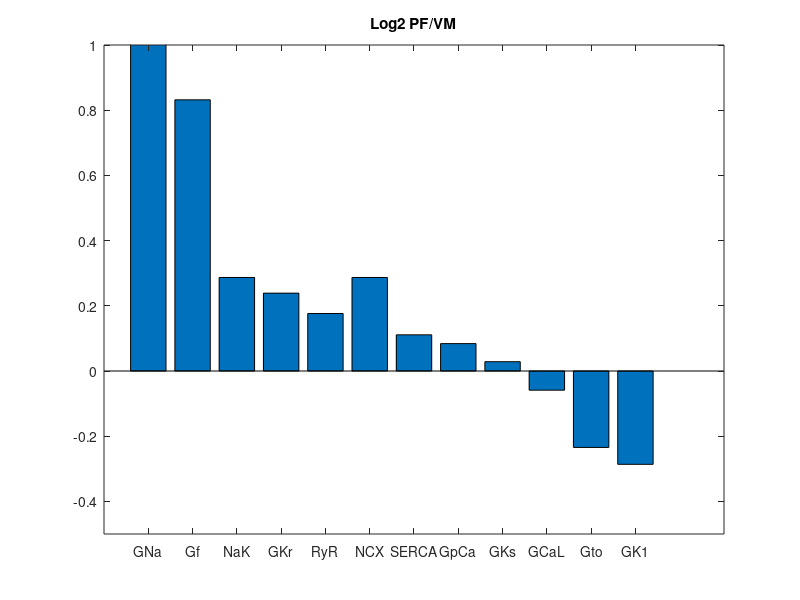

This figure's MATLAB source: (Note: this script raises an error after producing the figure.)
clear
close all

% %% Main conductances to be changed:
% % OBS: The numbers multipling the conductance were calculated from RNA-Seq data
% GNa = optimparams(1)*2.37 ; % S/F
% GK1 = optimparams(2)*0.82 ; % S/F
% GKr = optimparams(3)*1.18 ; % S/F
% GKs = optimparams(4)*1.02 ; % S/F
% Gto = optimparams(5)*0.85 ; % S/F
% GCaL = optimparams(6)*0.96 ; % m^3 /(Fxs)
% KNaCA = optimparams(7)*1.22 ; % A/F
% PNaK = optimparams(8)*1.22 ; % A/F
% GpCa = optimparams(9)*1.06 ; % A/F
% GbNa = optimparams(10) ; % S/F
% GbCa = optimparams(11) ; % S/F
% G_RyR = optimparams(12)*1.13 ;
% Vmaxup = optimparams(13)*1.08;
% Vleak = optimparams(14) ; % (1/s)
% Gf = optimparams(15)*1.78; % S/F

% log scaling multipliers
logfactor = 2 ;
GNa = 2.37 ; % S/F
GK1 = 0.82 ; % S/F
GKr = 1.18 ; % S/F
GKs = 1.02 ; % S/F
Gto = 0.85 ; % S/F
GCaL = 0.96 ; % m^3 /(Fxs)
KNaCA = 1.22 ; % A/F
PNaK = 1.22 ; % A/F
GpCa = 1.06 ; % A/F
GbNa = 1 ; % S/F
GbCa = 1 ; % S/F
G_RyR = 1.13 ;
Vmaxup = 1.08 ;
Vleak = 1 ; % (1/s)
Gf = 1.78 ; % S/F

parameternames = {'GNa', 'Gf', 'NaK', 'GKr', 'RyR', 'NCX', 'SERCA', 'GpCa', 'GKs', 'GCaL', 'Gto', 'GK1'} ;
scalefactors = [GNa, Gf, PNaK, GKr, G_RyR, KNaCA, Vmaxup, GpCa, GKs, GCaL, Gto, GK1] ;
logscalefactors = zeros(1, length(scalefactors)) ;

for i=1:length(scalefactors)
    logscalefactors(i) = log2(scalefactors(i)) ;
end

bar(logscalefactors)
xticks(1:length(parameternames))
xticklabels(parameternames)
xtickangle(45)
ylim([-0.5 1])
title(['Log' num2str(logfactor) ' PF/VM'])

%% Parameter estimates PF vs VM - run by run
clear

logfactor = 2 ;
Kernik_baseline_names = {'GNa', 'Gf', 'GCaL', 'Gto', 'GKs', 'GKr', 'GK1', 'GpCa', 'GbNa', 'GbCa', 'GUp', 'Grel', 'GNCX', 'GNaK', 'Gleak', 'GCaT'} ;
Kernik_baseline_conds = [9.720613409241, 0.0435, 0.308027691379, 0.1178333333333, 0.0077, 0.218025, 0.133785777797606, 0.2625, 4.35e-04, 3.6704e-04, 1.105e-04, 12.5, 1100, 2.4761, 1.6e-06, 0.185] ;

PF_folders = uigetfile_n_dir([pwd, '/GA/Results'], 'Select DIRECTORY/IES containing PF results') ;
VM_folders = uigetfile_n_dir([pwd, '/GA/Results'], 'Select DIRECTORY/IES containing VM results') ;

PF_VM = zeros(length(PF_folders), length(Kernik_baseline_conds)) ;
for i=1:length(PF_folders)
    load([PF_folders{i}, '/minoptimparams.mat'], 'minoptimparams')
    PF_scaling = logfactor.^minoptimparams ;
    PF_conds = PF_scaling .* Kernik_baseline_conds ;

    load([VM_folders{i}, '/minoptimparams.mat'], 'minoptimparams')
    VM_scaling = logfactor.^minoptimparams ;
    VM_conds = VM_scaling .* Kernik_baseline_conds ;

    PF_VM(i, :) = PF_conds ./ VM_conds ;
end

figure
subplot(1,2,1)
hold on
ylabel('ln(PF/VM)')
title('Parameter estimates')
plot(1:length(Kernik_baseline_names), log(PF_VM), 'k*')
bar(median(log(PF_VM)))
xticks(1:length(Kernik_baseline_names))
xticklabels(Kernik_baseline_names)
xtickangle(45)
% ylim([-0.5 1])

subplot(1,2,2)
hold on
title('Gene expression')
ylabel('ln(PF/VM)')
GNa = 2.37 ; % S/F
GK1 = 0.82 ; % S/F
GKr = 1.18 ; % S/F
GKs = 1.02 ; % S/F
Gto = 0.85 ; % S/F
GCaL = 0.96 ; % m^3 /(Fxs)
KNaCA = 1.22 ; % A/F
PNaK = 1.22 ; % A/F
GpCa = 1.06 ; % A/F
GbNa = 1 ; % S/F
GbCa = 1 ; % S/F
G_RyR = 1.13 ;
Vmaxup = 1.08 ;
Vleak = 1 ; % (1/s)
Gf = 1.78 ; % S/F
DEG_conds = [GNa, Gf, GCaL, Gto, GKs, GKr, GK1, GpCa, Vmaxup, G_RyR, KNaCA, PNaK] ;
DEG_names = {'GNa', 'Gf', 'GCaL', 'Gto', 'GKs', 'GKr', 'GK1', 'GpCa', 'GUp', 'Grel', 'GNCX', 'GNaK'} ;
bar(log(DEG_conds))
xticks(1:length(DEG_names))
xticklabels(DEG_names)
xtickangle(45)
ylim([-0.5 1])

%% Parameter estimates PF vs VM - averaged over 10 runs
clear

logfactor = 2 ;
Kernik_baseline_names = {'GNa', 'Gf', 'GCaL', 'Gto', 'GKs', 'GKr', 'GK1', 'GpCa', 'GbNa', 'GbCa', 'GUp', 'Grel', 'GNCX', 'GNaK', 'Gleak', 'GCaT'} ;
Kernik_baseline_conds = [9.720613409241, 0.0435, 0.308027691379, 0.1178333333333, 0.0077, 0.218025, 0.133785777797606, 0.2625, 4.35e-04, 3.6704e-04, 1.105e-04, 12.5, 1100, 2.4761, 1.6e-06, 0.185] ;

PF_folders = uigetfile_n_dir([pwd, '/GA/Results'], 'Select DIRECTORY/IES containing PF results') ;
VM_folders = uigetfile_n_dir([pwd, '/GA/Results'], 'Select DIRECTORY/IES containing VM results') ;
%
PF_all = zeros(length(PF_folders), length(Kernik_baseline_conds)) ;
VM_all = zeros(length(VM_folders), length(Kernik_baseline_conds)) ;
for i=1:length(PF_folders)
    load([PF_folders{i}, '/minoptimparams.mat'], 'minoptimparams')
    PF_scaling = logfactor.^minoptimparams ;
    PF_all(i, :) = PF_scaling .* Kernik_baseline_conds ;

    load([VM_folders{i}, '/minoptimparams.mat'], 'minoptimparams')
    VM_scaling = logfactor.^minoptimparams ;
    VM_all(i, :) = VM_scaling .* Kernik_baseline_conds ;
end
mean_PF_VM = mean(PF_all) ./ mean(VM_all) ;
med_PF_VM = median(PF_all) ./ median(VM_all) ;

figure
subplot(3,1,1)
hold on
ylabel('log_2(PF/VM)')
title('Median parameter estimates')
bar(log2(med_PF_VM))
xticks(1:length(Kernik_baseline_names))
xticklabels(Kernik_baseline_names)
xtickangle(45)
% ylim([-0.5 1])

subplot(3,1,2)
hold on
ylabel('log_2(PF/VM)')
title('Mean parameter estimates')
bar(log2(mean_PF_VM))
xticks(1:length(Kernik_baseline_names))
xticklabels(Kernik_baseline_names)
xtickangle(45)
% ylim([-0.5 1])

subplot(3,1,3)
hold on
title('Gene expression')
ylabel('log_2(PF/VM)')
GNa = 2.37 ; % S/F
GK1 = 0.82 ; % S/F
GKr = 1.18 ; % S/F
GKs = 1.02 ; % S/F
Gto = 0.85 ; % S/F
GCaL = 0.96 ; % m^3 /(Fxs)
KNaCA = 1.22 ; % A/F
PNaK = 1.22 ; % A/F
GpCa = 1.06 ; % A/F
GbNa = 1 ; % S/F
GbCa = 1 ; % S/F
G_RyR = 1.13 ;
Vmaxup = 1.08 ;
Vleak = 1 ; % (1/s)
Gf = 1.78 ; % S/F
DEG_conds = [GNa, Gf, GCaL, Gto, GKs, GKr, GK1, GpCa, Vmaxup, G_RyR, KNaCA, PNaK] ;
DEG_names = {'GNa', 'Gf', 'GCaL', 'Gto', 'GKs', 'GKr', 'GK1', 'GpCa', 'GUp', 'Grel', 'GNCX', 'GNaK'} ;
bar(log2(DEG_conds))
xticks(1:length(DEG_names))
xticklabels(DEG_names)
xtickangle(45)
ylim([-0.5 1])